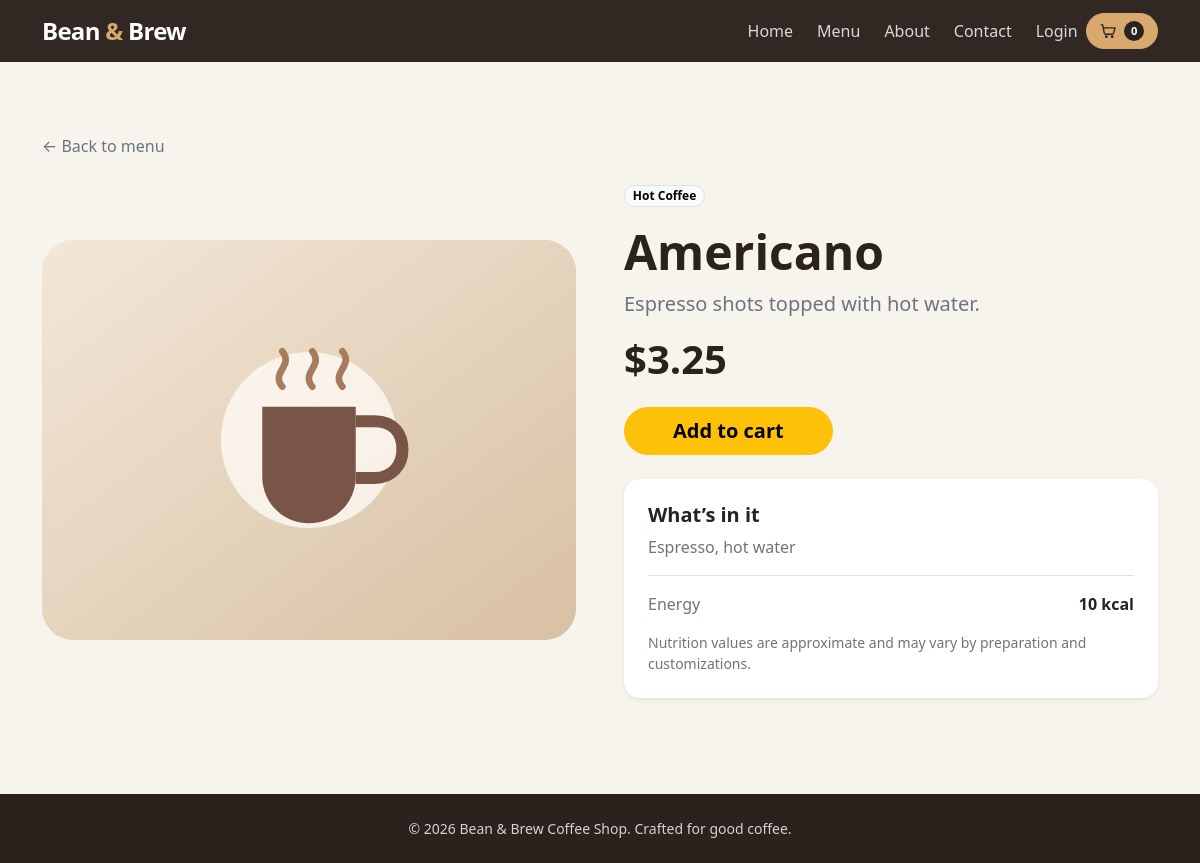
Screenshot of /product.php?id=5 with the database file from the repository.
### tables this page shows
CREATE TABLE coffee_items (
    id INTEGER PRIMARY KEY AUTOINCREMENT,
    name TEXT NOT NULL,
    description TEXT NOT NULL,
    price REAL NOT NULL,
    image TEXT NOT NULL
, category TEXT NOT NULL DEFAULT 'Hot Coffee', ingredients TEXT NOT NULL DEFAULT '', calories INTEGER);

### includes/config.php (called while the page is built, shortened)
<?php
function hasLocalCatalogImage($filename) {
    return is_string($filename)
        && preg_match('/\A[a-zA-Z0-9._-]+\.(?:jpe?g|png|webp|gif)\z/i', $filename) === 1
        && is_file(__DIR__ . '/../public/assets/images/' . $filename);
}
function catalogImageUrl($filename) {
    return 'assets/images/product-placeholder.svg';
}

### public/product.php (the view, shortened to what this page needs)
<?php
require_once "../includes/config.php";
$item_id = filter_input(INPUT_GET, 'id', FILTER_VALIDATE_INT);
$stmt = $pdo->prepare("SELECT id, name, description, price, image, category, ingredients, calories FROM coffee_items WHERE id = ?");
$stmt->execute([$item_id ?: 0]);
$item = $stmt->fetch();
include "../includes/header.php";
?>
<section class="container py-5">
    <a class="text-decoration-none text-secondary d-inline-block mb-4" href="menu.php">&larr; Back to menu</a>
    <div class="row g-5 align-items-center">
        <div class="col-lg-6">
            <div class="product-art ratio ratio-4x3 rounded-5" aria-hidden="true">
                <img src="<?php echo htmlspecialchars(catalogImageUrl($item['image']), ENT_QUOTES, 'UTF-8'); ?>" alt="" class="w-100 h-100 object-fit-cover rounded-5">
            </div>
        </div>
        <div class="col-lg-6">
            <span class="badge rounded-pill text-bg-light border mb-3"><?php echo htmlspecialchars($item['category']); ?></span>
            <h1 class="display-5 fw-bold"><?php echo htmlspecialchars($item['name']); ?></h1>
            <p class="lead text-secondary"><?php echo htmlspecialchars($item['description']); ?></p>
            <p class="display-6 fw-semibold mb-4">$<?php echo number_format($item['price'], 2); ?></p>
            <form action="cart_handler.php" method="POST" class="js-cart-form mb-4">
                <button class="btn btn-warning btn-lg rounded-pill px-5 fw-semibold" type="submit">Add to cart</button>
            </form>
            <div class="card border-0 shadow-sm rounded-4">
                <div class="card-body p-4">
                    <h2 class="h5 fw-bold">What’s in it</h2>
                    <p class="text-secondary"><?php echo htmlspecialchars($item['ingredients'] ?: 'Ask our baristas for ingredient details.'); ?></p>
                    <div class="d-flex justify-content-between border-top pt-3">
                        <span class="text-secondary">Energy</span>
                        <span class="fw-semibold"><?php echo $item['calories'] === null ? 'Not listed' : (int)$item['calories'] . ' kcal'; ?></span>
                    </div>
                    <p class="small text-secondary mt-3 mb-0">Nutrition values are approximate and may vary by preparation and customizations.</p>
                </div>
            </div>
        </div>
    </div>
</section>
<?php include "../includes/footer.php"; ?>

### includes/header.php (style rules this page uses)
:root { --coffee-ink: #2b211d; --coffee-brown: #56392d; --coffee-gold: #d9a86c; --coffee-cream: #f7f3ed; }
body { background: var(--coffee-cream); color: var(--coffee-ink); min-height: 100vh; display: flex; flex-direction: column; }
.product-art { min-height: 150px; display: grid; place-items: center; background: linear-gradient(135deg, #efe2d1, #dfc5a5); font-size: 4rem; }

### rows the page displays
coffee_items: category "Hot Coffee", name "Americano", description "Espresso shots topped with hot water.", price "3.25", ingredients "Espresso, hot water", calories "10"
